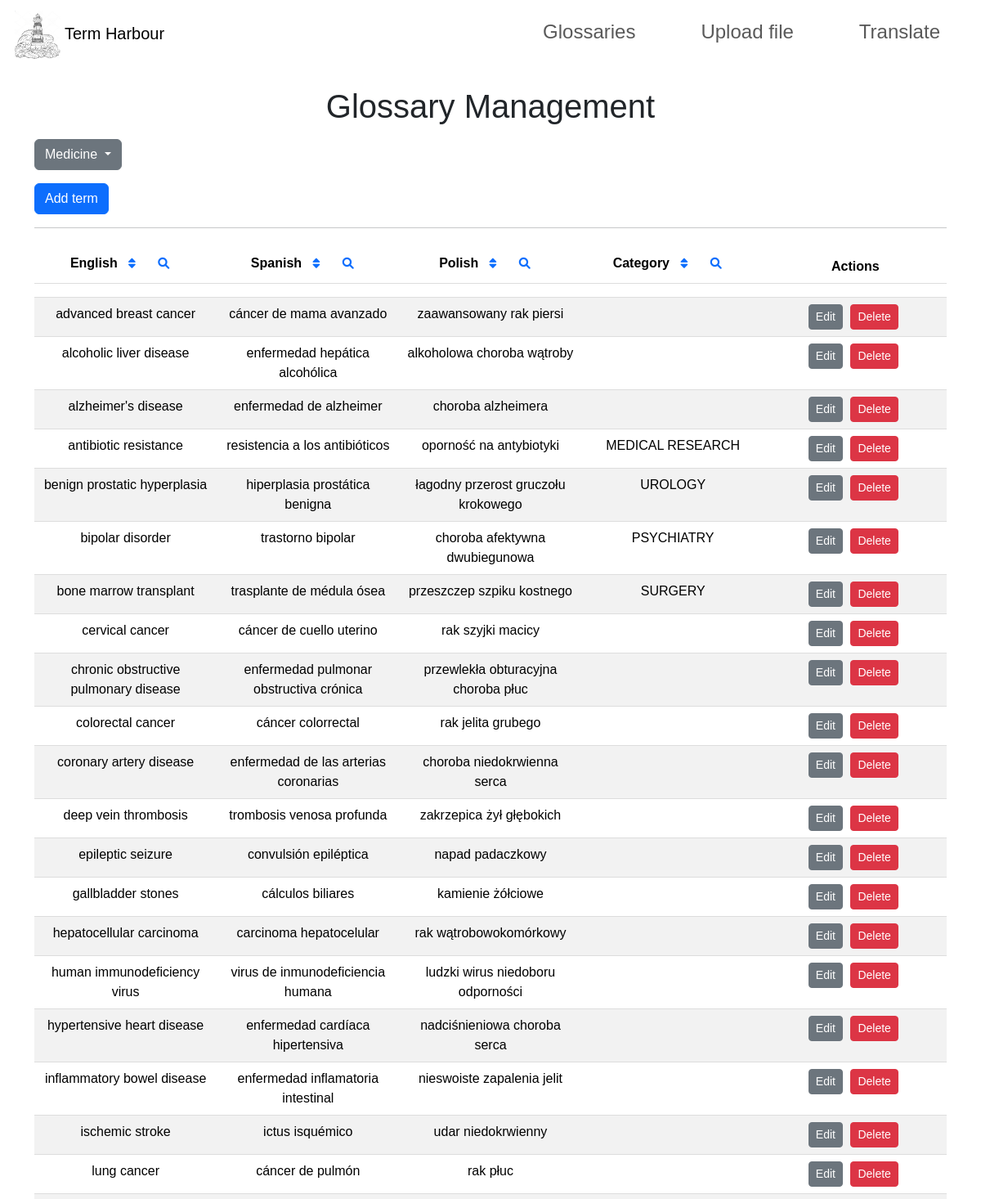
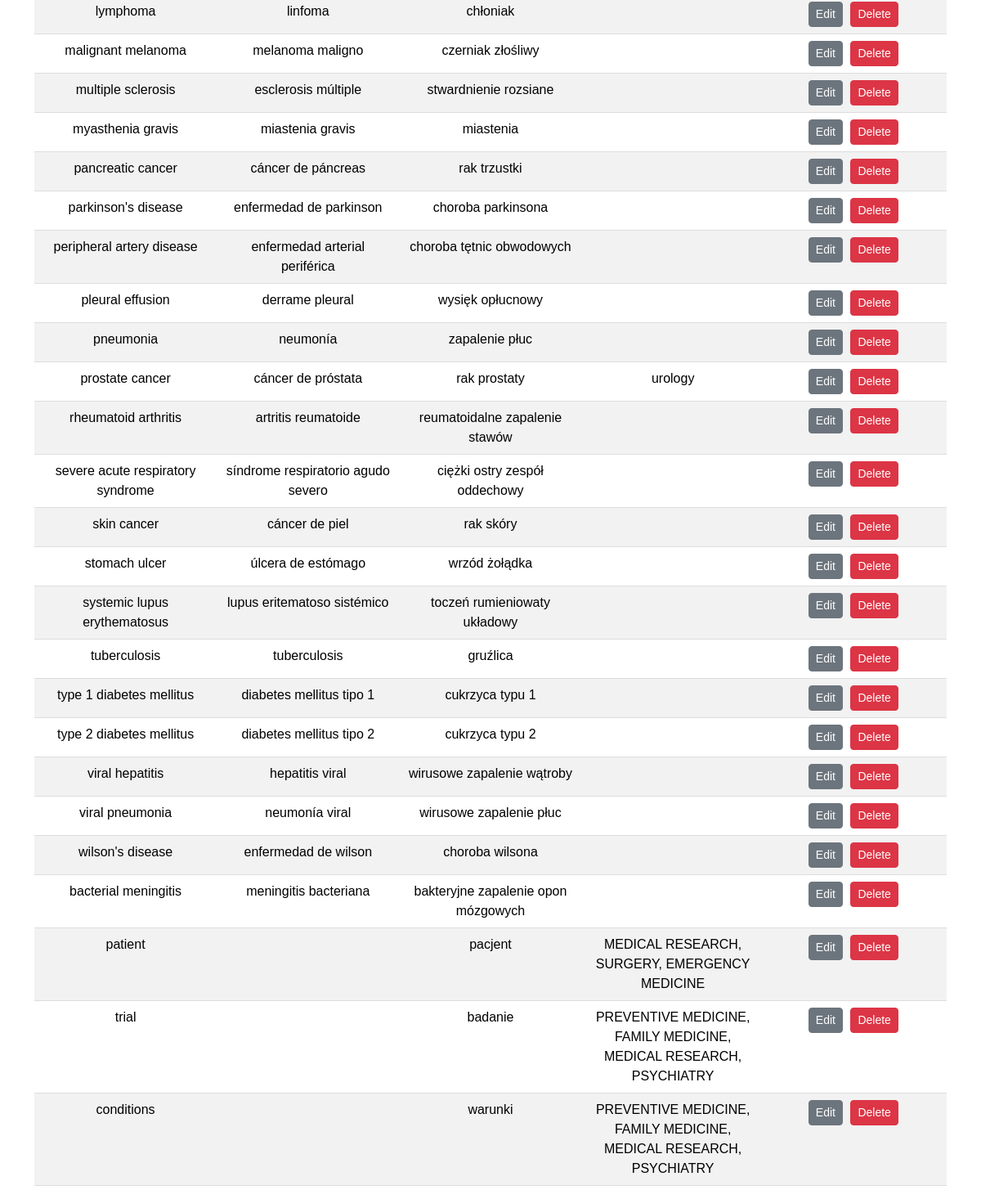
The page /glossary on the database its author committed (2 pictures, top to bottom).
### app.py (models this page shows)
class Glossary(db.Model):
    __tablename__ = 'medicine'
    english = db.Column(db.String(80), primary_key=True)
    spanish = db.Column(db.String(80), nullable=True)
    polish = db.Column(db.String(80), nullable=True)
    categories = db.Column(db.String(255), nullable=True)

### app.py (the view)
@app.route('/glossary')
def glossary():
    table_name = request.args.get('table', 'medicine')
    records = db.session.execute(text(f'SELECT * FROM {table_name}')).fetchall()
    return render_template('glossary.html', records=records, table=table_name)

### templates/glossary.html (shortened to what this page needs)
<!DOCTYPE html>
<html lang="en">
<head>
    <link rel="stylesheet" href="https://cdn.jsdelivr.net/npm/bootstrap@5.3.3/dist/css/bootstrap.min.css">
    <link rel="stylesheet" href="https://cdnjs.cloudflare.com/ajax/libs/font-awesome/6.0.0-beta3/css/all.min.css">
    <link rel="stylesheet" href="../static/glossary/glossary.css">
</head>
<body>
    {% include 'navbar.html' %}
    <div class="container">
        <h1 class="text-center">Glossary Management</h1>
        <div class="dropdown my-3">
            <button class="btn btn-secondary dropdown-toggle" type="button" id="dropdownMenuButton" data-bs-toggle="dropdown" aria-expanded="false">
                {{ table.capitalize() }}
            </button>
        </div>
        <button class="btn btn-primary" id="addRecordButton">Add term</button>
        <hr>
        <table class="table table-striped text-center">
            <thead>
                <tr>
                    <th style="width: 20%;">English
                        <button class="btn btn-sm btn-link sort-btn" data-column="english" data-order="asc">
                            <i class="fas fa-sort"></i>
                        </button>
                        <button class="btn btn-sm btn-link search-btn" data-column="english">
                            <i class="fas fa-search"></i>
                        </button>
                    </th>
                    <th style="width: 20%;">Spanish
                        <button class="btn btn-sm btn-link sort-btn" data-column="spanish" data-order="asc">
                            <i class="fas fa-sort"></i>
                        </button>
                        <button class="btn btn-sm btn-link search-btn" data-column="spanish">
                            <i class="fas fa-search"></i>
                        </button>
                    </th>
                    <th style="width: 20%;">Polish
                        <button class="btn btn-sm btn-link sort-btn" data-column="polish" data-order="asc">
                            <i class="fas fa-sort"></i>
                        </button>
                        <button class="btn btn-sm btn-link search-btn" data-column="polish">
                            <i class="fas fa-search"></i>
                        </button>
                    </th>
                    <th style="width: 20%;">Category
                        <button class="btn btn-sm btn-link sort-btn" data-column="categories" data-order="asc">
                            <i class="fas fa-sort"></i>
                        </button>
                        <button class="btn btn-sm btn-link search-btn" data-column="categories">
                            <i class="fas fa-search"></i>
                        </button>
                    </th>
                    <th style="width: 20%;">Actions</th>
                </tr>
                <tr>
                    <th><input type="text" class="form-control search-input" data-column="english" placeholder="Search English" style="display: none;"></th>
                    <th><input type="text" class="form-control search-input" data-column="spanish" placeholder="Search Spanish" style="display: none;"></th>
                    <th><input type="text" class="form-control search-input" data-column="polish" placeholder="Search Polish" style="display: none;"></th>
                    <th><input type="text" class="form-control search-input" data-column="categories" placeholder="Search Category" style="display: none;"></th>
                    <th></th>
                </tr>
            </thead>
            <tbody id="glossaryTableBody">
                {% for record in records %}
                <tr>
                    <td>{{ record.english }}</td>
                    <td>{{ record.spanish }}</td>
                    <td>{{ record.polish }}</td>
                    <td>{{ record.categories }}</td>
                    <td>
                        <button class="btn btn-secondary btn-sm edit-btn" data-english="{{ record.english }}">Edit</button>
                        <button class="btn btn-danger btn-sm delete-btn" data-english="{{ record.english }}">Delete</button>
                    </td>
                </tr>
                {% endfor %}
            </tbody>
        </table>
    </div>
</body>
</html>

### static/glossary/glossary.css (style rules this page uses)
body { font-family: Arial, sans-serif; }
h1 { text-align: center; margin-top: 20px; }
table { width: 100%; margin: 20px auto; border-collapse: collapse; }
th, td { padding: 12px; text-align: center; border-bottom: 1px solid #ddd; }
th { background-color: #f2f2f2; position: relative; }
.btn { margin-right: 5px; }

### rows shown on the page
Glossary: english "advanced breast cancer", spanish "cáncer de mama avanzado", polish "zaawansowany rak piersi"
Glossary: english "alcoholic liver disease", spanish "enfermedad hepática alcohólica", polish "alkoholowa choroba wątroby"
Glossary: english "alzheimer's disease", spanish "enfermedad de alzheimer", polish "choroba alzheimera"
Glossary: english "antibiotic resistance", spanish "resistencia a los antibióticos", polish "oporność na antybiotyki", categories "MEDICAL RESEARCH"
Glossary: english "benign prostatic hyperplasia", spanish "hiperplasia prostática benigna", polish "łagodny przerost gruczołu krokowego", categories "UROLOGY"
Glossary: english "bipolar disorder", spanish "trastorno bipolar", polish "choroba afektywna dwubiegunowa", categories "PSYCHIATRY"
Glossary: english "bone marrow transplant", spanish "trasplante de médula ósea", polish "przeszczep szpiku kostnego", categories "SURGERY"
Glossary: english "cervical cancer", spanish "cáncer de cuello uterino", polish "rak szyjki macicy"
Glossary: english "chronic obstructive pulmonary disease", spanish "enfermedad pulmonar obstructiva crónica", polish "przewlekła obturacyjna choroba płuc"
Glossary: english "colorectal cancer", spanish "cáncer colorrectal", polish "rak jelita grubego"
Glossary: english "coronary artery disease", spanish "enfermedad de las arterias coronarias", polish "choroba niedokrwienna serca"
Glossary: english "deep vein thrombosis", spanish "trombosis venosa profunda", polish "zakrzepica żył głębokich"
Glossary: english "epileptic seizure", spanish "convulsión epiléptica", polish "napad padaczkowy"
Glossary: english "gallbladder stones", spanish "cálculos biliares", polish "kamienie żółciowe"
Glossary: english "hepatocellular carcinoma", spanish "carcinoma hepatocelular", polish "rak wątrobowokomórkowy"
Glossary: english "human immunodeficiency virus", spanish "virus de inmunodeficiencia humana", polish "ludzki wirus niedoboru odporności"
Glossary: english "hypertensive heart disease", spanish "enfermedad cardíaca hipertensiva", polish "nadciśnieniowa choroba serca"
Glossary: english "inflammatory bowel disease", spanish "enfermedad inflamatoria intestinal", polish "nieswoiste zapalenia jelit"
Glossary: english "ischemic stroke", spanish "ictus isquémico", polish "udar niedokrwienny"
Glossary: english "lung cancer", spanish "cáncer de pulmón", polish "rak płuc"
Glossary: english "lymphoma", spanish "linfoma", polish "chłoniak"
Glossary: english "malignant melanoma", spanish "melanoma maligno", polish "czerniak złośliwy"
Glossary: english "multiple sclerosis", spanish "esclerosis múltiple", polish "stwardnienie rozsiane"
Glossary: english "myasthenia gravis", spanish "miastenia gravis", polish "miastenia"
Glossary: english "pancreatic cancer", spanish "cáncer de páncreas", polish "rak trzustki"
Glossary: english "parkinson's disease", spanish "enfermedad de parkinson", polish "choroba parkinsona"
Glossary: english "peripheral artery disease", spanish "enfermedad arterial periférica", polish "choroba tętnic obwodowych"
Glossary: english "pleural effusion", spanish "derrame pleural", polish "wysięk opłucnowy"
Glossary: english "pneumonia", spanish "neumonía", polish "zapalenie płuc"
Glossary: english "prostate cancer", spanish "cáncer de próstata", polish "rak prostaty", categories "urology"
Glossary: english "rheumatoid arthritis", spanish "artritis reumatoide", polish "reumatoidalne zapalenie stawów"
Glossary: english "severe acute respiratory syndrome", spanish "síndrome respiratorio agudo severo", polish "ciężki ostry zespół oddechowy"
Glossary: english "skin cancer", spanish "cáncer de piel", polish "rak skóry"
Glossary: english "stomach ulcer", spanish "úlcera de estómago", polish "wrzód żołądka"
Glossary: english "systemic lupus erythematosus", spanish "lupus eritematoso sistémico", polish "toczeń rumieniowaty układowy"
Glossary: english "tuberculosis", spanish "tuberculosis", polish "gruźlica"
Glossary: english "type 1 diabetes mellitus", spanish "diabetes mellitus tipo 1", polish "cukrzyca typu 1"
Glossary: english "type 2 diabetes mellitus", spanish "diabetes mellitus tipo 2", polish "cukrzyca typu 2"
Glossary: english "viral hepatitis", spanish "hepatitis viral", polish "wirusowe zapalenie wątroby"
Glossary: english "viral pneumonia", spanish "neumonía viral", polish "wirusowe zapalenie płuc"
Glossary: english "wilson's disease", spanish "enfermedad de wilson", polish "choroba wilsona"
Glossary: english "bacterial meningitis", spanish "meningitis bacteriana", polish "bakteryjne zapalenie opon mózgowych"
Glossary: english "patient", polish "pacjent", categories "MEDICAL RESEARCH, SURGERY, EMERGENCY MEDICINE"
Glossary: english "trial", polish "badanie", categories "PREVENTIVE MEDICINE, FAMILY MEDICINE, MEDICAL RESEARCH, PSYCHIATRY"
Glossary: english "conditions", polish "warunki", categories "PREVENTIVE MEDICINE, FAMILY MEDICINE, MEDICAL RESEARCH, PSYCHIATRY"

### other values the page prints
{{ table.capitalize() }} "Medicine"
